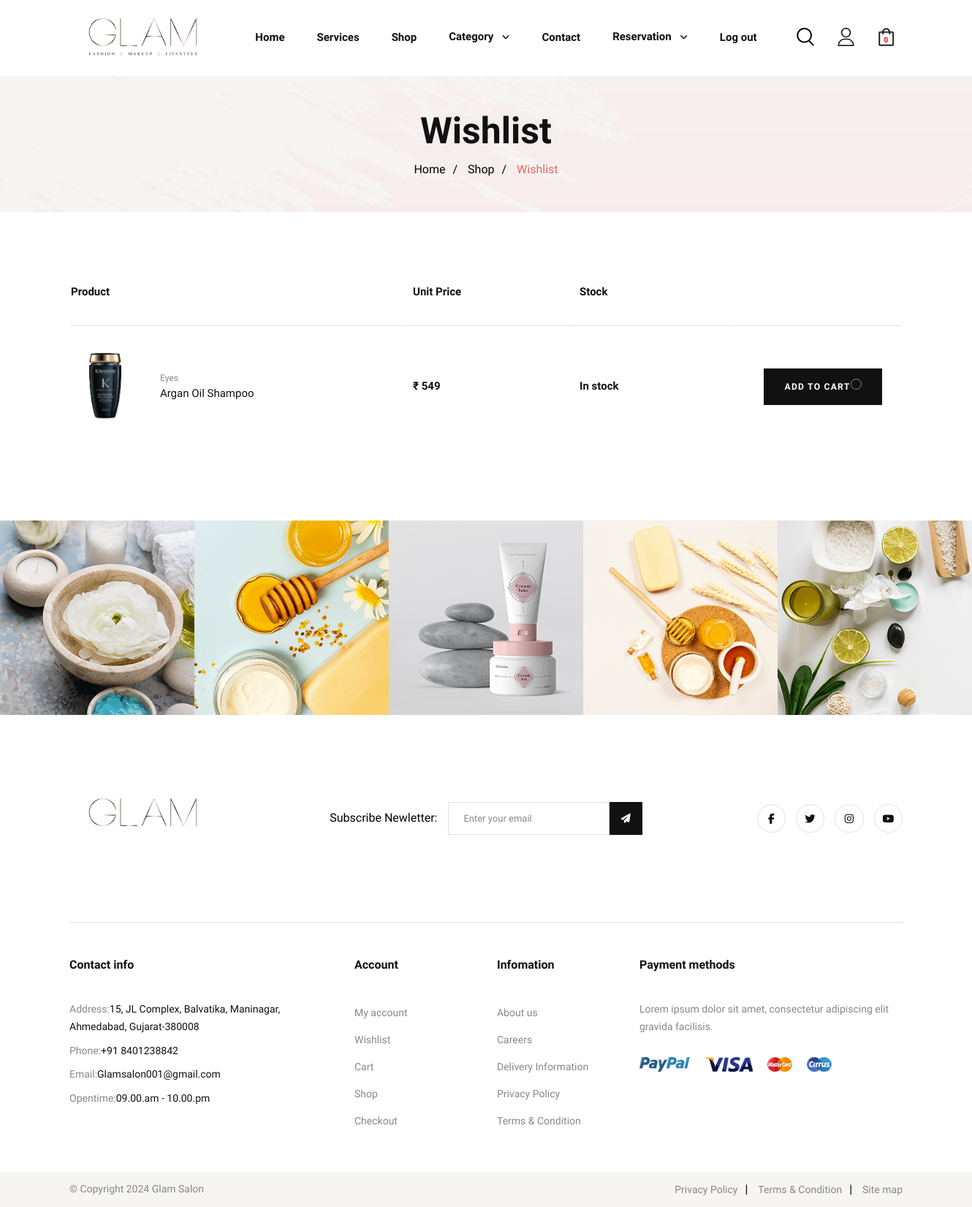
The page /user_panel/wishlist.php (signed in) on the database its author committed.
### tables this page shows
CREATE TABLE `tbl_wishlist` (
  `customer_id` int(11) NOT NULL,
  `product_id` int(11) NOT NULL
);

CREATE TABLE `tbl_product` (
  `product_id` int(11) NOT NULL,
  `product_name` varchar(35) NOT NULL,
  `description` varchar(150) NOT NULL,
  `product_quantity` int(11) NOT NULL,
  `stock` varchar(20) NOT NULL,
  `product_img` varchar(100) NOT NULL,
  `product_price` int(11) NOT NULL,
  `category_id` int(10) NOT NULL
);

### user_panel/wishlist.php (the view, shortened to what this page needs)
<?php
$cid = $_SESSION['customer_id'];
$connecion = mysqli_connect("localhost", "root", "", "projectdb");
$wishlist_query = mysqli_query($connecion, "SELECT * FROM tbl_wishlist JOIN tbl_product ON tbl_wishlist.product_id=tbl_product.product_id WHERE customer_id=$cid");
?>
<!DOCTYPE html>
<html lang="en">
<head>
  <link rel="stylesheet" href="assets/css/bootstrap.css" />
  <link rel="stylesheet" href="../../../cdnjs.cloudflare.com/ajax/libs/animate.css/4.0.0/animate.min.css" />
  <link rel="stylesheet" href="assets/css/slick.min.css" />
  <link rel="stylesheet" href="assets/css/fontawesome.css" />
  <link rel="stylesheet" href="assets/css/jquery.modal.min.css" />
  <link rel="stylesheet" href="assets/css/bootstrap-drawer.min.css" />
  <link rel="stylesheet" href="assets/css/style.css" />
</head>
<body>
  <?php
  include "navbar.php";
  ?>
  <div id="content">
    <div class="breadcrumb">
      <div class="container">
        <h2>Wishlist</h2>
        <ul>
          <li>Home</li>
          <li>Shop</li>
          <li class="active">Wishlist</li>
        </ul>
      </div>
    </div>
    <div class="wishlist">
      <div class="container">
        <div class="wishlist__table">
          <div class="wishlist__table__wrapper">
            <table>
              <colgroup>
                <col style="width: 40%" />
                <col style="width: 20%" />
                <col style="width: 20%" />
                <col style="width: 20%" />
              </colgroup>
              <thead>
                <tr>
                  <th>Product</th>
                  <th>Unit Price</th>
                  <th>Stock</th>
                  <th></th>
                </tr>
              </thead>
              <tbody>
                <?php
                while ($wishlist_item = mysqli_fetch_array($wishlist_query)) {
                  echo "<tr>
                  <td>
                    <div class='wishlist-product'>
                      <div class='wishlist-product__image'><img src='../admin_panel/html/{$wishlist_item['product_img']}'
                          alt='The expert mascaraa' /></div>
                      <div class='wishlist-product__content'>
                        <h5>eyes</h5><a href='pro'>" . $wishlist_item['product_name'] . "</a>
                      </div>
                    </div>
                  </td>
                  <td>&#8377; " . $wishlist_item['product_price'] . "</td>
                  <td>In stock</td>
                  <form method='post' action='manage_cart.php'>
                  <td><button type='submit' name='btn_cart' class='btn -dark'>Add to cart</a><a class='remove-btn' href=><i
                        class='fal fa-times'></i></a>
                  </td>
                  </form>
                </tr>";
                }
                ?>
              </tbody>
            </table>
          </div>
        </div>
      </div>
    </div>
    <div class="instagram-two">
      <div class="instagram-two-slider"><a class="slider-item" href="https://www.instagram.com/"><img src="assets/images/instagram/InstagramTwo/1.png" alt="Instagram image" /></a><a class="slider-item" href="https://www.instagram.com/"><img src="assets/images/instagram/InstagramTwo/2.png" alt="Instagram image" /></a><a class="slider-item" href="https://www.instagram.com/"><img src="assets/images/instagram/InstagramTwo/3.png" alt="Instagram image" /></a><a class="slider-item" href="https://www.instagram.com/"><img src="assets/images/instagram/InstagramTwo/4.png" alt="Instagram image" /></a><a class="slider-item" href="https://www.instagram.com/"><img src="assets/images/instagram/InstagramTwo/5.png" alt="Instagram image" /></a><a class="slider-item" href="https://www.instagram.com/"><img src="assets/images/instagram/InstagramTwo/6.png" alt="Instagram image" /></a>
      </div>
    </div>
    <?php
    include "footer.php";
    ?>
</body>
</html>

### rows shown on the page
tbl_wishlist: tbl_product.product_img (picture), tbl_product.product_name "Argan Oil Shampoo", tbl_product.product_price "549"
